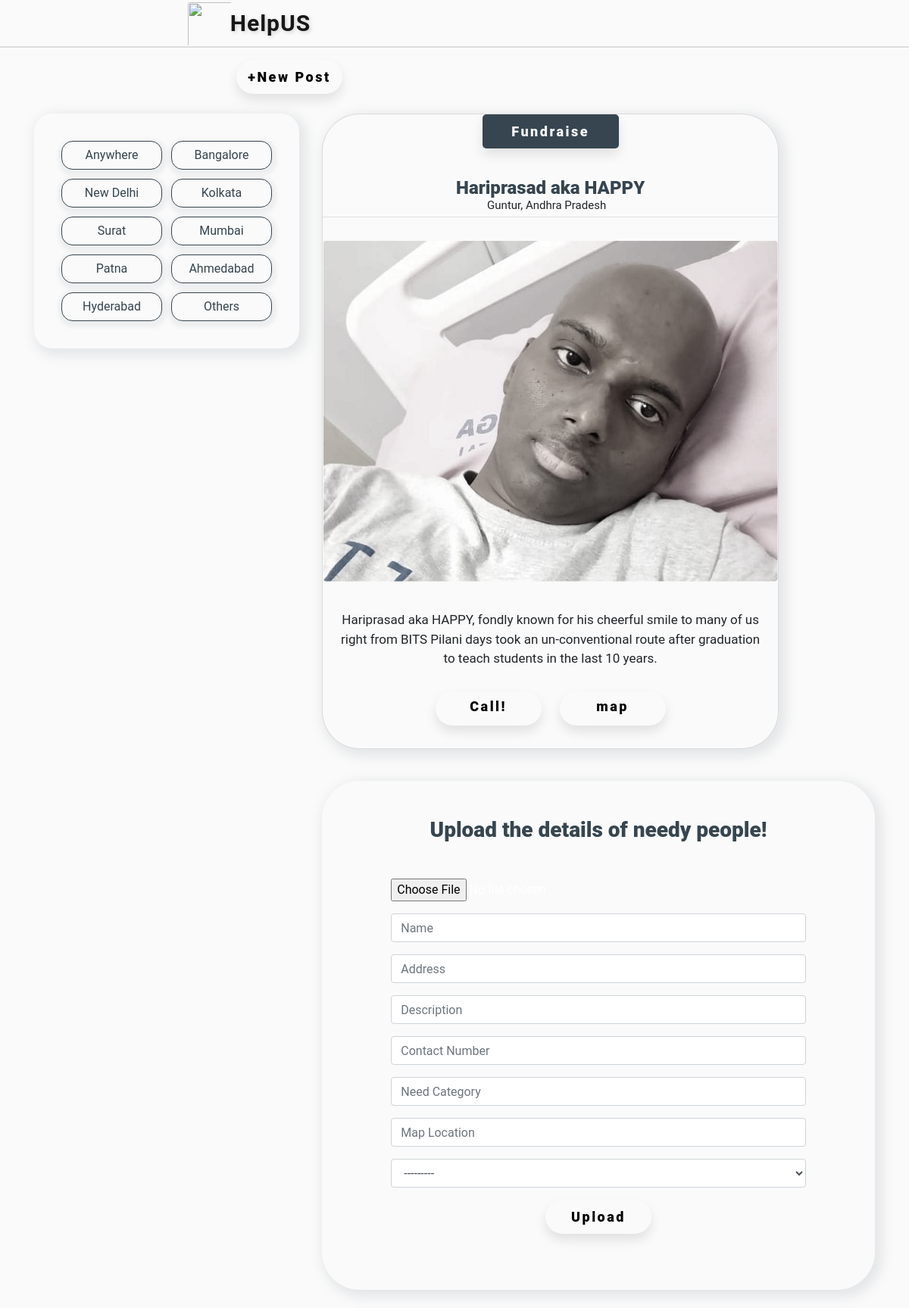
/Location/26/, run on the app's committed database.
### helpapp/models.py (models this page shows, shortened)
class Location(models.Model):
    title=models.CharField(max_length=100)
    desc=models.TextField()
    def __str__(self):
        return self.title

class Image(models.Model):
    image=models.ImageField(upload_to='images')
    name=models.CharField(max_length=200)
    address=models.TextField()
    Desc=models.CharField(max_length=200,null=True)
    mob=models.CharField(max_length=200,null=True)
    need=models.CharField(max_length=200,null=True)
    map=models.URLField(max_length=200,null=True)
    added_date=models.DateTimeField(auto_now_add=True)
    loc=models.ForeignKey(Location, on_delete=models.CASCADE)

### HelpUs/views.py (the view)
# urls.py: path('Location/<int:cid>/',show_Location_page),
def show_Location_page(request,cid):
    loc=Location.objects.all()
    locs =Location.objects.get(pk=cid)
    if request.method=="POST":
        form = UploadForm(request.POST,request.FILES)
        if form.is_valid():
            form.save()
    form=UploadForm()
    image=Upload.objects.all()
    images=Image.objects.filter(loc=locs)
    data={
        'images':images,
        'loc':loc,
        'form':form
    }
    return render(request,'home.html',data)

### helpapp/forms.py
class UploadForm(forms.ModelForm):
    class Meta:
        model=Image
        fields='__all__'
        labels={'image':"",'loc':"",'name':"",'address':"",'Desc':"",'need':"","map":"",'mob':""}
        name = forms.CharField(label='name',
                    widget=forms.TextInput(attrs={'placeholder': 'Name'}))
        widgets={
            'name':forms.TextInput(attrs={'class':'form-control','placeholder': 'Name'}),
            'address':forms.TextInput(attrs={'class':'form-control','placeholder': 'Address'}),
            'loc':forms.Select(attrs={'class':'form-control','placeholder': 'Select Area'}),
            'Desc':forms.TextInput(attrs={'class':'form-control','placeholder': 'Description'}),
            'need':forms.TextInput(attrs={'class':'form-control','placeholder': 'Need Category'}),
            'map':forms.TextInput(attrs={'class':'form-control','placeholder': 'Map Location'}),
            'mob':forms.TextInput(attrs={'class':'form-control','placeholder': 'Contact Number'}),
        }

### templates/home.html (shortened to what this page needs)
<!doctype html>
<html lang="en">
  <head>
    <link rel="stylesheet" href="https://stackpath.bootstrapcdn.com/bootstrap/4.1.3/css/bootstrap.min.css">
    <link rel="stylesheet" href="https://maxcdn.bootstrapcdn.com/bootstrap/4.0.0/css/bootstrap.min.css">
  </head>
  <body>
    {% include 'navbar.html' %}
    <hr class="hrm">
<a  class="top-link hide ko" href="" id="js-top">
  <button class="btn">+New Post</button>
</a>
<div class="container">
  <div class="row">
        <div class="col-md-4">
            <div class="list-group ll  mt-3">
            <div class="op">
                <a href="/home/" class="oo">
                  Anywhere
                </a>
                {%for l in loc%}
                <a href="/Location/{{l.pk}}" class="oo">{{l.title}}</a>
                {%endfor%}
            </div>
            </div>
        </div>
        <div class="col-md-8">
        <div class="row mt-3">
            <div class="col-md-10">
                <div class="mp">
                    {% for i  in images%}
                    <div class="card">
                    <div grp>
                    <button class="ku" class="card-text kj">{{i.need}}</button>
                    <h5 class="card-title kl">{{i.name}}</h5>
                     <p class="card-text kj">{{i.address}}</p>
                     <hr class="hjk">
                     </div>
                    <figure>  <img class="imgo" src="/media/{{i.image}}" class="card-img-top" alt="..."></figure>
                     <p class="card-text oy">{{i.Desc}}</p>
                        <div class="card-body">
    <a class="btn pp btn"  href="tel:{{i.mob}}">
    Call!</a>
     <a class="btn btn" href="{{i.map}}">map</button></a>
                </div>
                </div>
                    {%endfor%}
</div>
</div>
</div>
<div class="ko">
   <div class="py-5 ji  text-center  text-white">
    <h1 class="mb-5 kk">Upload the details of needy people! </h1>
    <form action="" method="post" enctype="multipart/form-data">
    {% load crispy_forms_tags %}
    <div class="form-group">
    {{form|crispy}}
    <input type="submit" class="btn btn" value="Upload" >
    </div>
    </form>
    </div>
    <br>
    </div>
    </div>
</div>
</div>
</body>
</html>

### data on the page
Location: title "Bangalore"
Location: title "New Delhi"
Location: title "Kolkata"
Location: title "Surat"
Location: title "Mumbai"
Location: title "Patna"
Location: title "Ahmedabad"
Location: title "Hyderabad"
Location: title "Others"
Image: need "Fundraise", name "Hariprasad aka HAPPY", address "Guntur, Andhra Pradesh", image (picture), Desc "Hariprasad aka HAPPY, fondly known for his cheerful smile to many of us right from BITS Pilani days took an un-conventional route after graduation to teach students in the last 10 years."
